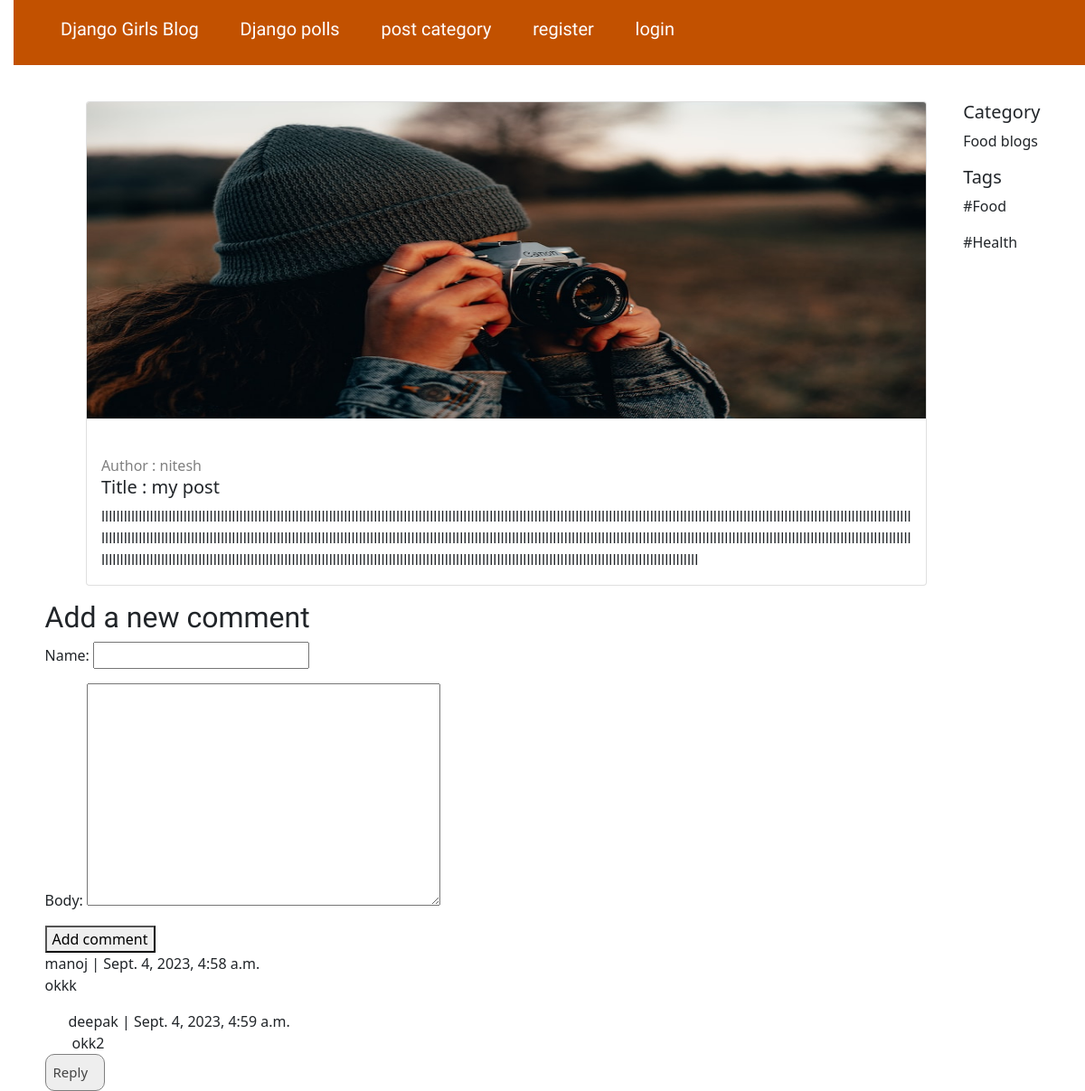
The app's page /post/my-post/ with its own data.
### djangogirls/models.py (models this page shows, shortened)
class Post(models.Model):
    author = models.ForeignKey(
        settings.AUTH_USER_MODEL, null=True, blank=True, on_delete=models.CASCADE)
    slug = models.SlugField(max_length=200, unique=True)
    title = models.CharField(max_length=200)
    text = models.TextField()
    image = models.ImageField(upload_to='postimg/', null=True, blank=True)
    feature_img = models.ImageField(
        upload_to='featureimg/', null=True, blank=True)
    category = models.ForeignKey(
        Category, null=True, on_delete=models.SET_NULL)
    tags = models.ManyToManyField(Tags, related_name='post_tag')
    created_date = models.DateTimeField(default=timezone.now)
    published_date = models.DateTimeField(auto_now_add=True)

class User(AbstractUser):
    GENDER_CHOICES = (
        ('M', 'Male'),
        ('F', 'Female'),
    )
    STATE_CHOICES = (
        ("rajasthan", "rajasthan"),
        ("punjab", "punjab"),
        ("uttarpradesh", "uttarpradesh"),
    )
    username = models.CharField(
        max_length=50, blank=True, null=True, unique=True)
    email = models.EmailField(_('email address'), unique=True)
    user_profile = models.ImageField(upload_to='avatar', blank=True, null=True)
    city = models.CharField(max_length=200)
    gender = models.CharField(
        max_length=200, choices=GENDER_CHOICES, default='')
    state = models.CharField(max_length=200, choices=STATE_CHOICES, default='')
    dob = models.DateField(null=True, blank=True)
    country = models.CharField(max_length=200)
    zip_code = models.IntegerField(null=True)
    phone_no = models.PositiveIntegerField(validators=[MaxValueValidator(9999999999)])
    USERNAME_FIELD = 'email'
    REQUIRED_FIELDS = ['username', 'first_name']

class Category(models.Model):
    name = models.CharField(max_length=200)
    image = models.ImageField(upload_to='catimg/', blank=True)
    description = models.TextField(blank=True)
    slug = models.SlugField(max_length=200)

class Tags(models.Model):
    name = models.CharField(max_length=200)
    image = models.ImageField(upload_to='tagimg/', blank=True)
    description = models.TextField(blank=True)
    slug = models.SlugField(max_length=200)

class Comment(models.Model):
    user = models.ForeignKey(User, on_delete=models.CASCADE, null=True)
    post = models.ForeignKey(
        Post, on_delete=models.CASCADE, related_name='comments')
    name = models.CharField(max_length=80)
    email = models.EmailField(max_length=200, blank=True)
    body = models.TextField()
    created = models.DateTimeField(auto_now_add=True)
    updated = models.DateTimeField(auto_now=True)
    active = models.BooleanField(default=True)
    parent = models.ForeignKey(
        'self', on_delete=models.CASCADE, null=True, blank=True, related_name='replies')
    class Meta:
        ordering = ('created',)

### djangogirls/views.py (the view)
# urls.py: path('post/<str:slug>/', post_detail, name='post_detail'),
def post_detail(request, slug):
    post = get_object_or_404(Post, slug=slug)
    comments = post.comments.filter(
        active=True, parent__isnull=True).order_by('-created')
    if request.method == 'POST':
        comment_form = CommentForm(data=request.POST)
        if comment_form.is_valid():
            parent_obj = None
            try:
                parent_id = int(request.POST.get('parent_id'))
            except:
                parent_id = None
            if parent_id:
                parent_obj = Comment.objects.get(id=parent_id)
                if parent_obj:
                    replay_comment = comment_form.save(commit=False)
                    replay_comment.parent = parent_obj
            new_comment = comment_form.save(commit=False)
            new_comment.post = post
            new_comment.save()
            return redirect(f'/post/{post.slug}')
    else:
        comment_form = CommentForm()
    return render(request,
                  'djangogirls/post_detail.html',
                  {'post': post,
                   'comments': comments,
                   'comment_form': comment_form})

### djangogirls/forms.py
class CommentForm(forms.ModelForm):
    class Meta:
        model = Comment
        fields = ('name', 'body')

### djangogirls/templates/djangogirls/post_detail.html (shortened to what this page needs)
{% extends 'djangogirls/base.html' %}
{% load static %}
{% block content %}
<div class="main-section" style="display: flex; justify-content: space-around;">
    <div class="col-sm-10 card mb-3">
        {% if post.feature_img %}
        <img src="{{post.feature_img.url}}" class="card-img-top" alt="..." style="height: 350px;">
        {% else %}
        <img src="" class="card-img-top" alt="pic">
        {% endif %}
        <div class="card-body">
            <a  href="/authordetail/?id={{post.author.id}}" style="text-decoration: none; color: gray;"><p class="card-text" >Author : {{post.author.first_name}}</p></a>
            <h5 class="card-title">Title : {{post.title}}</h5>
            <p class="card-text">{{post.text}}</p>
        </div>
    </div>
    <div class="aside-section" style="padding-left: 10px;">
        <div class="category">
            <h5>Category</h5>
            <p>{{post.category.name}}</p>
        </div>
        <div class="tags">
            <h5>Tags</h5>
            {% for tag in post.tags.all %}
            <p>{{tag.name}}</p>
            {% endfor %}
        </div>
    </div>
</div>
<h2>Add a new comment</h2>
<form action="." method="post">
    {{ comment_form.as_p }}
    <button type="submit">Add comment</button>
</form>
{% for comment in comments %}
<div class="comment" >
    <p class="info" style="margin: 0px;">{{ comment.name }} | {{ comment.created }}</p>
    {{ comment.body|linebreaks }}
    {% for replay in comment.replies.all %}
    <p class="info" style="margin: 0px 26px;">{{ replay.name }} | {{ replay.created }}</p>
    <li style="list-style-type: none; margin-left: 30px;">{{ replay.body }}</li>
    {% endfor %}
    <button type="button" class="collapsible" style="margin-left: 0px;">Reply</button>
</div>
{% empty %}
<h4>There are no comments yet.</h4>
{% endfor %}
{% endblock %}

### djangogirls/static/css/djangogirls.css (style rules this page uses)
body { padding-left: 15px; }
h1, h2, h3, h4 { font-family: 'Lobster', cursive; }
.collapsible { background-color: #eee; color: #444; cursor: pointer; padding: 8px; width: 6%; border: 1px solid gray; border-radius: 10px 10px 10px 10px; text-align: left; outline: none; font-size: 15px; }

### records on screen
Post: feature_img (picture), author.first_name "nitesh", title "my post", text "llllllllllllllllllllllllllllllllllllllllllllllllllllllllllllllllllllllllllllllllllllllllllllllllllllllllllllllllllllllllllllllllllllllllllllllllllllllllllllllllllllllllllllllllllllllllllllllllllllllllllllllllllllllllllllllllllllllllllllllllllllllllllllllllllllllllllllllllllllllllllllllllllllllllllllllllllllllllllllllllllllllllllllllllllllllllllllllllllllllllllllllllllllllllllllllllllllllllllllllllllllllllllllllllllllllllllllllllllllllllllllllllllllllllllllllllllllllllllllllllllllllllllllllllllllllllllllllllllllllllllllllllllllllllllllllllllllllllllllllllllllllllllllllllllllllllllllllllll", category.name "Food blogs"
Tags: name "#Food"
Tags: name "#Health"
Comment: name "manoj", created "Sept. 4, 2023, 4:58 a.m.", body "okkk"
Comment: name "deepak", created "Sept. 4, 2023, 4:59 a.m.", body "okk2"
